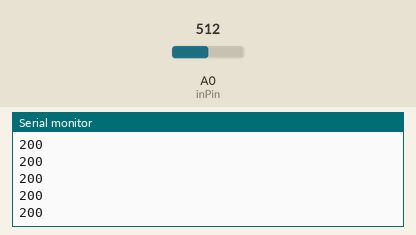
Recording of a sketch running on a simulated Arduino Uno, built with avr-gcc and run on an emulated ATmega328P. Parts: the last lines printed to the serial monitor. The inputs (shaded band) are chosen by the test bench; at power-on: A0 (inPin) = 512.

Above: at 1.2 s.
1.3 s: A0 (inPin) set to 716
At 1.68 s:
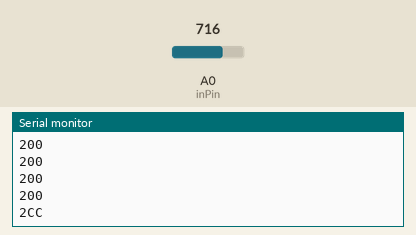
3.5 s: A0 (inPin) set to 511
At 3.68 s:
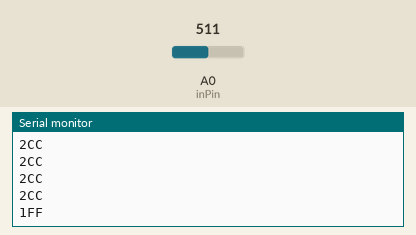
5.5 s: A0 (inPin) set to 122
At 5.69 s:
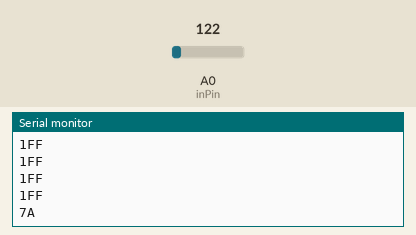

Measured:
- after the input at 1.3 s, the serial monitor: prints a new line after 0.20 s (image 1)
- after the input at 3.5 s, the serial monitor: prints a new line at once (image 2)
- after the input at 5.5 s, the serial monitor: prints a new line at once (image 3)

The sketch:

3.55-Analog_Input.ino
```cpp
int inPin = A0;
int Light;
void setup() {
    pinMode(A0,INPUT);
    Serial.begin(9600);

}

void loop() {

      Light=Serial.println(analogRead(inPin),HEX);
  delay(250);
}
```
